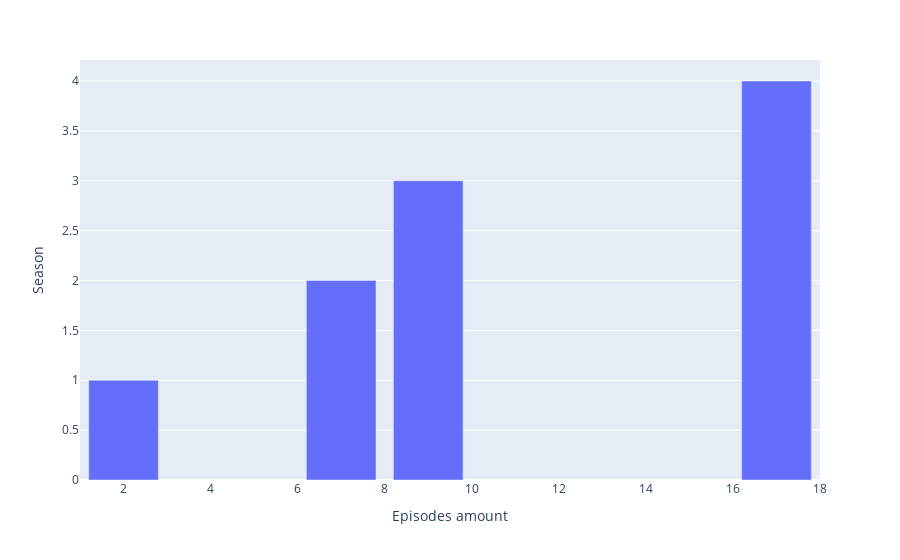

The notebook cell saved with this chart:
### Markdown cell above
One can see JoJo episodes with rate greater than 9.0 are more concentrated on fourth season, which one might presume this season has the most famous episodes.

### Code cell
# Group (rate > 9) by season
counts =  df[df.rate > 9]["season"].value_counts()

# Mounting dataframe
df_rategt9 = pd.DataFrame(counts)
df_rategt9 = df_rategt9.reset_index()
df_rategt9.columns = ["season","episodes_amount"]

# Plot chart
chart = px.bar(df_rategt9, x = "episodes_amount", y = "season", labels = {"season":"Season", "episodes_amount":"Episodes amount"})
chart.show()

### Figure 1 — Plotly figure (JSON) as saved in the notebook; plotly's stock layout.template omitted (floating-point values rounded to 4 significant figures)
{"data": [{"alignmentgroup": "True", "hovertemplate": "Episodes amount=%{x}<br>Season=%{y}<extra></extra>", "legendgroup": "", "marker": {"color": "#636efa", "pattern": {"shape": ""}}, "name": "", "offsetgroup": "", "orientation": "v", "showlegend": false, "textposition": "auto", "type": "bar", "x": [17, 9, 7, 2], "xaxis": "x", "y": [4, 3, 2, 1], "yaxis": "y"}], "layout": {"barmode": "relative", "legend": {"tracegroupgap": 0}, "margin": {"t": 60}, "xaxis": {"anchor": "y", "domain": [0, 1], "title": {"text": "Episodes amount"}}, "yaxis": {"anchor": "x", "domain": [0, 1], "title": {"text": "Season"}}}}
